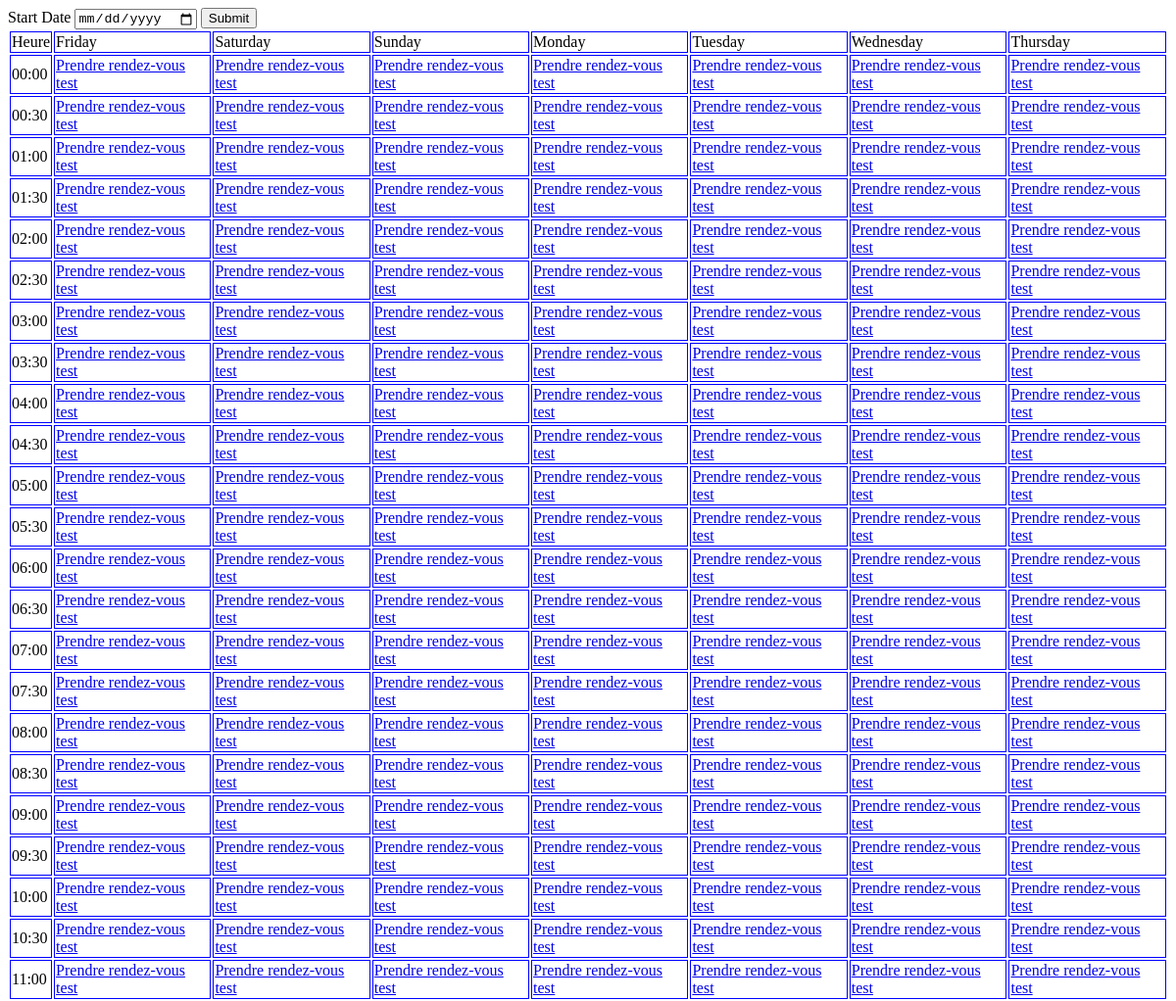
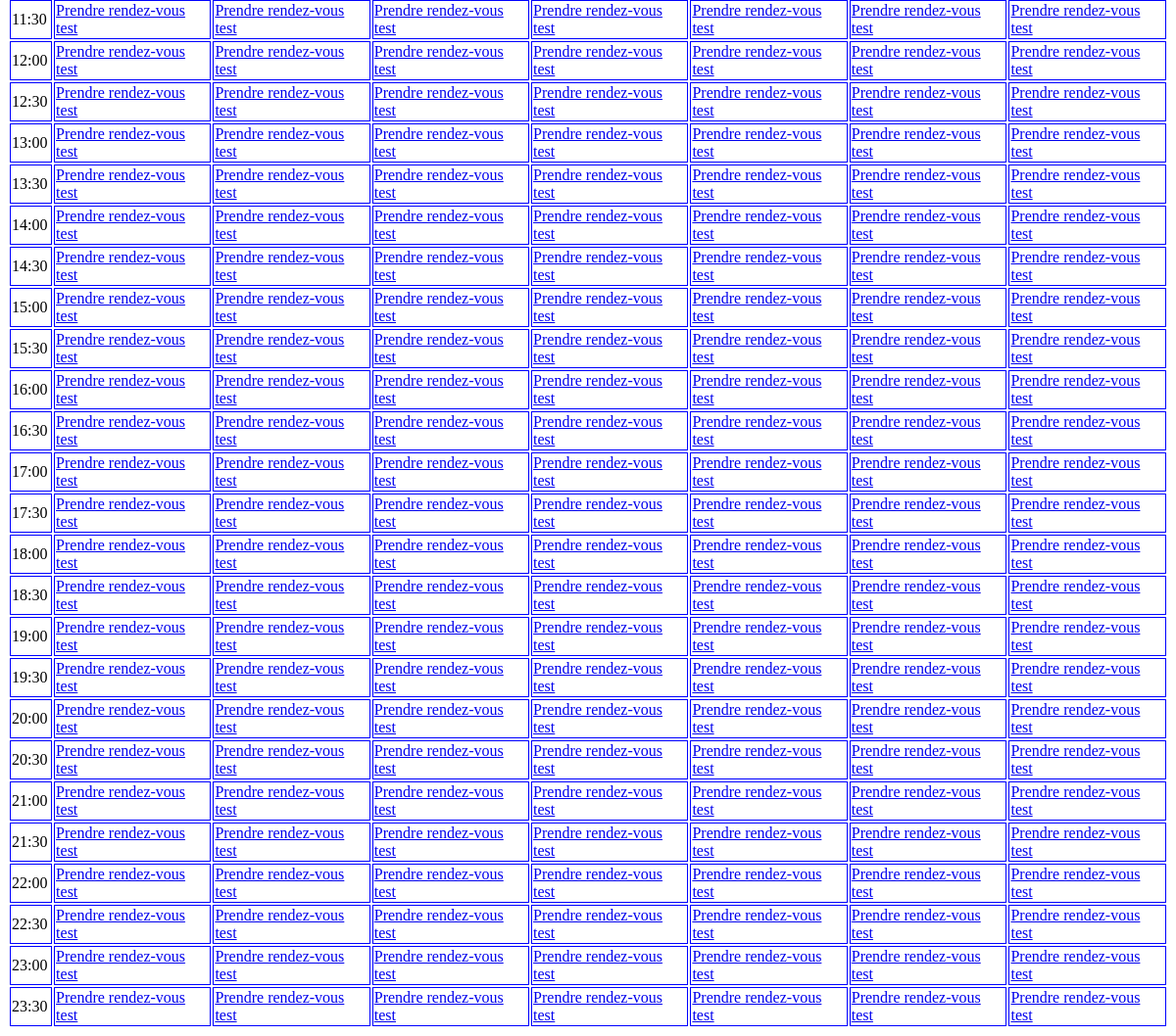
The page /user/1 on the database as committed earlier (2 pictures, top to bottom).
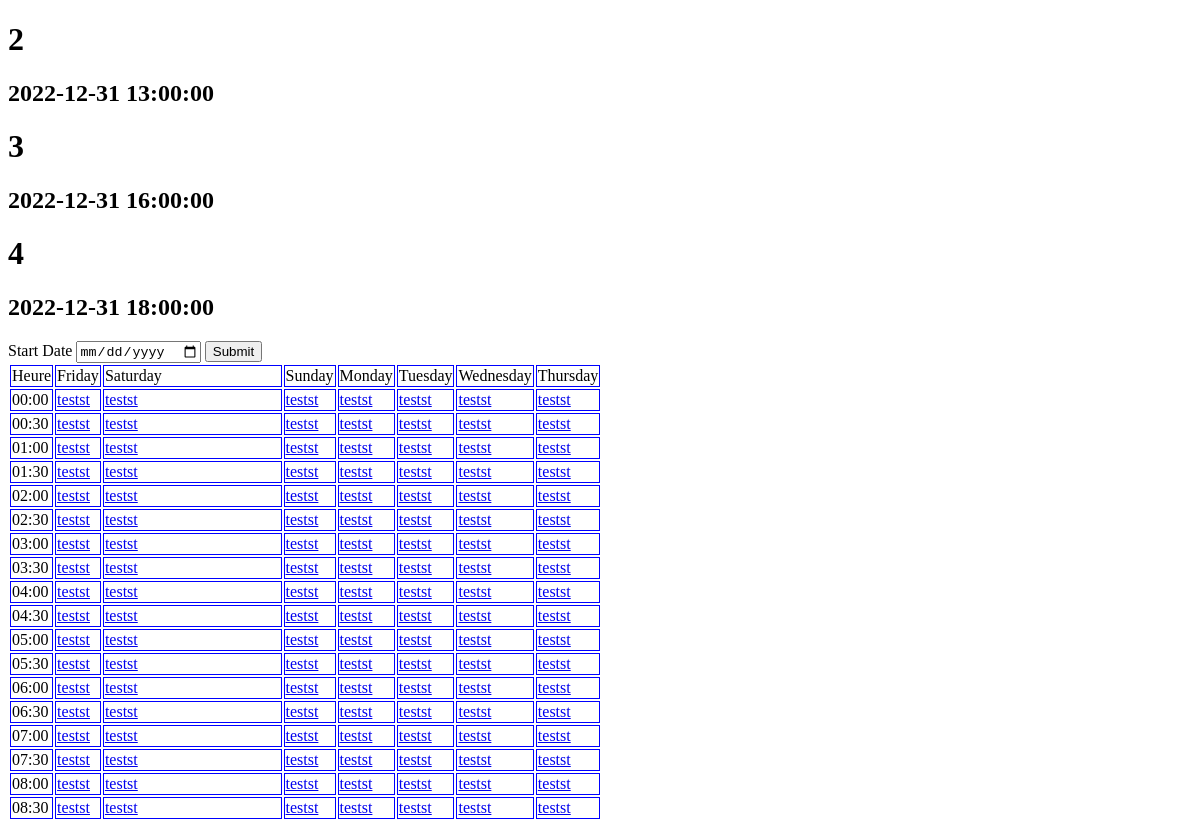
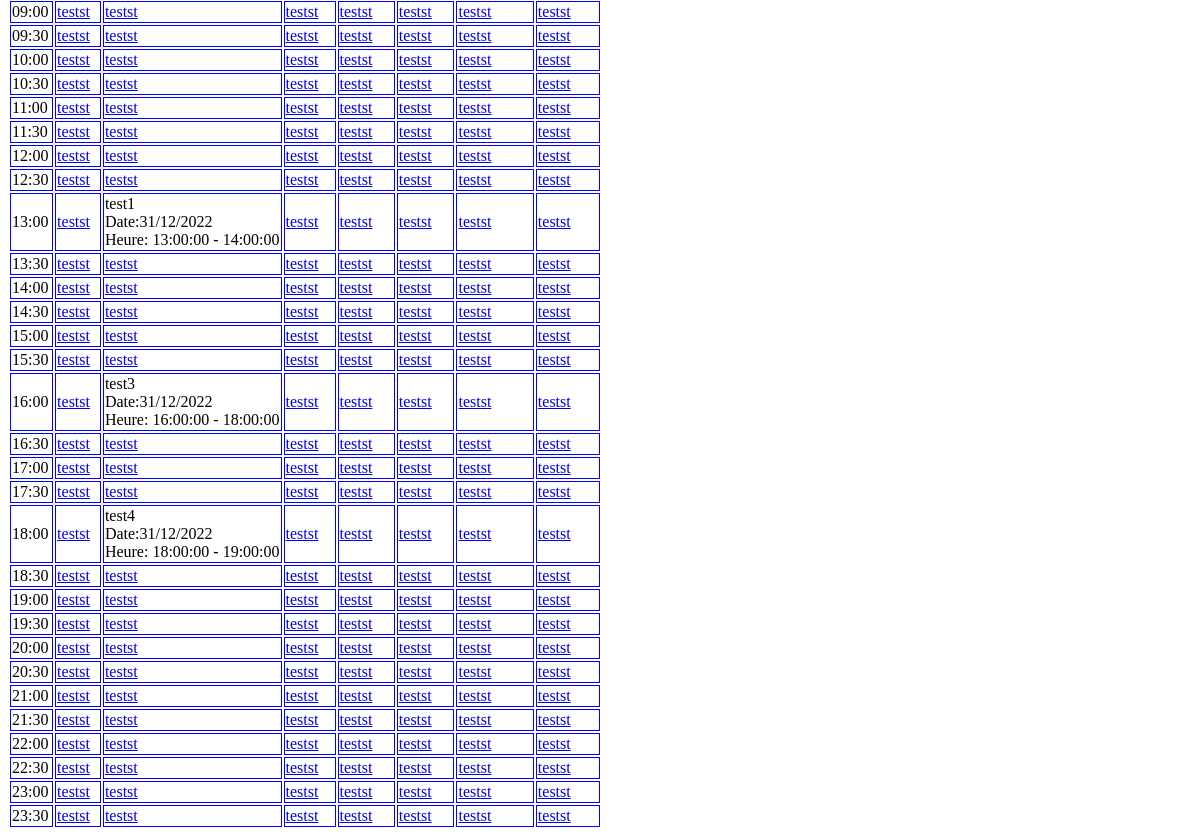
The same page on the database as committed later (2 pictures, top to bottom).
### app.py (models this page shows)
class Appointment(db.Model):
    id = db.Column(db.Integer, primary_key=True)
    time_start = db.Column(db.DateTime, nullable=False)
    time_end = db.Column(db.DateTime, nullable=False)
    title = db.Column(db.String)
    creatorId = db.Column(db.Integer, db.ForeignKey('user.id'))

### app.py (the view)
@app.route('/user/<id>', methods=['GET', 'POST'])
def get_user_calender(id):
    dateform = DateSelection()
    if dateform.validate_on_submit():
        SelectedDate = datetime(
            dateform.start_date.data.year, dateform.start_date.data.month, dateform.start_date.data.day, 2, 2, 00)
        print("selected date "+str(SelectedDate))
    else:
        SelectedDate = datetime.today()
        print("selected date "+str(SelectedDate))
    weekdays = getWeekdays(SelectedDate)
    print(weekdays)
    times = get_times(datetime(2020, 1, 1, 00, 00, 00), 30)
    time_start_plus_7 = SelectedDate + timedelta(days=7)
    appointments = Appointment.query.filter(
        Appointment.creatorId == id, Appointment.time_start >= SelectedDate, Appointment.time_end < time_start_plus_7).all()
    print(appointments)
    return render_template('calendar.html', appointments=appointments, dateform=dateform, userId=id, weekdays=weekdays, times=times)

### app.py
class DateSelection(FlaskForm):
    start_date = DateField('Start Date', validators=[InputRequired()])
    submit = SubmitField("Submit")

### app.py (called while the page is built)
def getWeekdays(firstDay):
    weekdays = []
    for i in range(7):
        currentDay = firstDay + timedelta(days=(i))
        print(currentDay.strftime('%A'), str(currentDay))
        weekdays.append([currentDay.strftime('%A'), currentDay])
    return weekdays

def get_times(debut, intervalle):
    result = []
    addition = 1440/intervalle
    print(int(addition))
    i = 0
    for i in range(int(addition)):
        result.append(debut + timedelta(minutes=(i)*intervalle))
    return result

### templates/calendar.html (shortened to what this page needs)
{% set foundAppointment = namespace(found=False) %}
<!DOCTYPE html>
<html lang="en">
<head>
</head>
<body>
    {% for appo in appointments %}
    <h1>{{appo.id}}</h1>
    <h2>{{appo.time_start}}</h2>
    {% endfor %}
    <form action="/user/{{userId}}" method="POST">
        {{dateform.start_date.label}}
        {{ dateform.start_date() }}
        {{ dateform.submit()}}
    <table>
        <tr>
            <td>Heure</td>
            {% for day in weekdays %}
                <td>{{day[0]}}</td>
            {% endfor %}
        </tr>
        {% for time in times %}
        <tr>
           <td> {{time.strftime("%H:%M")}}</td>
           {% for day in weekdays %}
                {% if appointments == [] %}
                    <td> <a href="/appointment/{{day[1].date()}}/{{time.time()}}/{{userId}}">Prendre rendez-vous test</a></td>
                {% else %}
                    {% for app in appointments %}
                        {% if app.time_start.date() == day[1].date() and app.time_start.time() == time.time()  %}
                            {% set foundAppointment.found = True %}
                            <td>{{ app.title}} <br>
                                Date:{{ app.time_start.day }}/{{app.time_start.month}}/{{app.time_start.year}} <br>
                                Heure: {{app.time_start.time()}} - {{app.time_end.time()}} </td>
                        {% endif %}
                    {% endfor %}
                    {% if not foundAppointment.found %}
                    <td> <a href="/appointment/{{day[1].date()}}/{{time.time()}}/{{userId}}">testst</a></td>
                    {% endif %}
                    {% set foundAppointment.found=False %}
                {% endif %}
           {% endfor %}
        </tr>
            {% endfor %}
    </table>
</body>
</html>

### templates/calendar.html (style rules this page uses)
td { border: 1px solid blue; }

Rows that differ between the two databases and show on the page:
now on this page (row edited): Appointment: id "2", time_start "2022-12-31 13:00:00", title "test1", time_start.day "31", time_start.month "12", time_start.year "2022", time_start.time "13:00:00", time_end.time "14:00:00"
added Appointment: id "3", time_start "2022-12-31 16:00:00", title "test3", time_start.day "31", time_start.month "12", time_start.year "2022", time_start.time "16:00:00", time_end.time "18:00:00"
added Appointment: id "4", time_start "2022-12-31 18:00:00", title "test4", time_start.day "31", time_start.month "12", time_start.year "2022", time_start.time "18:00:00", time_end.time "19:00:00"
Other text that changed with them:
list line gone: "Prendre rendez-vous test Prendre rendez-vous test Prendre rendez-vous test Prendre rendez-vous test Prendre rendez-vous test Prendre rendez-vous test Prendre rendez-vous test"
new list line: "testst testst testst testst testst testst testst"
new list line: "testst testst testst testst testst testst"
